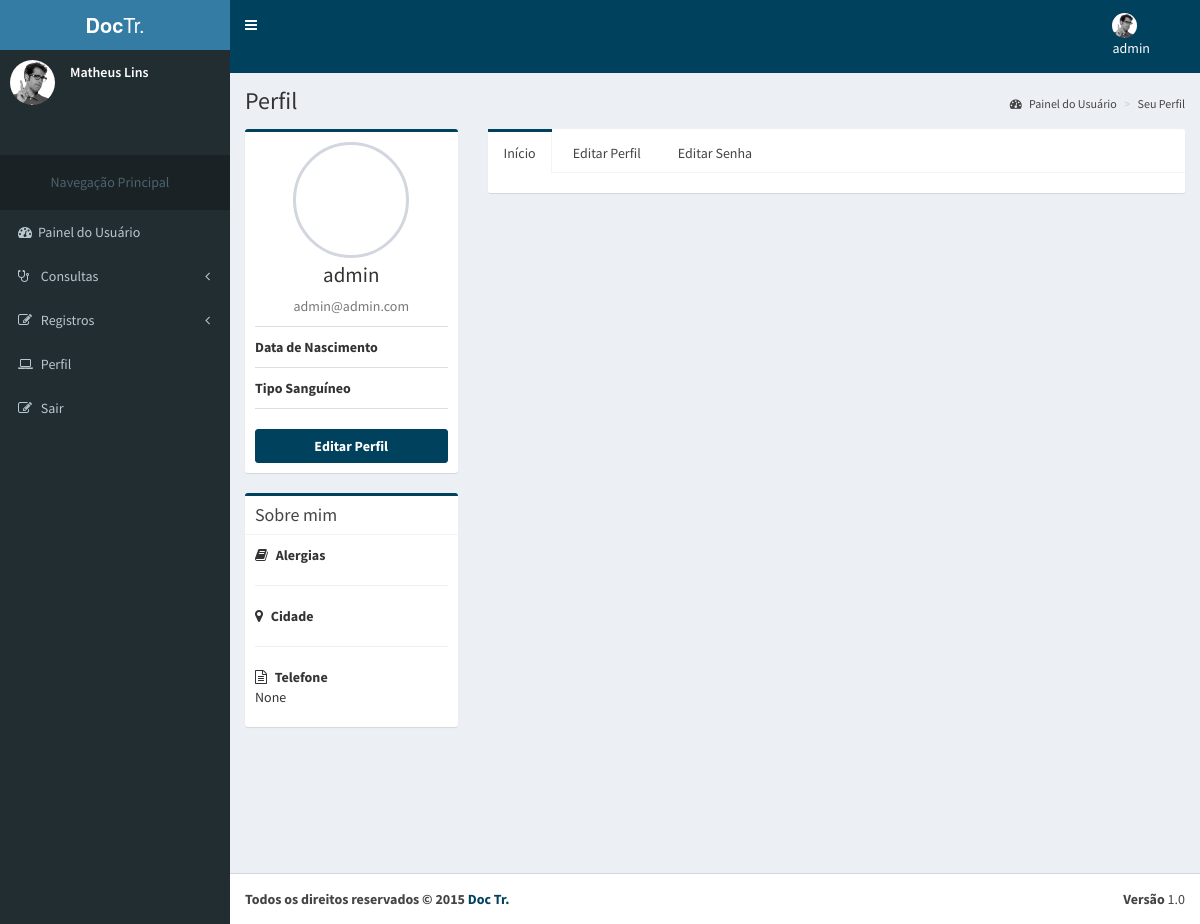
/conta/seu_perfil (signed in), run on the app's committed database.
### accounts/models.py (models this page shows, shortened)
class UserU(AbstractBaseUser, PermissionsMixin):
    name = models.CharField('name', max_length=100, blank=True,null=True)
    image = models.ImageField(upload_to= 'accounts/images', verbose_name='Imagem',null = True, blank = True)
    email = models.EmailField('E-mail', unique=True)
    phone = models.CharField('Telefone', max_length=100, blank=True,null=True)
    username = models.CharField('name de Usuário', unique=True, max_length=100)
    birth_data = models.CharField('Data de Nascimento', max_length=100,blank=True, null=True)
    sex = models.CharField('Sexo',max_length=1, choices=(('M', 'Masculino'), ('F', 'Feminino')), default='Masculino', blank=True)
    is_active = models.BooleanField('Está ativo?', blank=True, default=True)
    is_staff = models.BooleanField('É da equipe?', blank=True, default=False)
    date_joined = models.DateTimeField('Data de Entrada', auto_now_add=True)
    objects = UserManager()
    USERNAME_FIELD = 'username'
    REQUIRED_FIELDS = ['email','name']
    class Meta:
        verbose_name = 'Usuário'
        verbose_name_plural = 'Usuários'

### accounts/views.py (the view)
@login_required(redirect_field_name='login_obrigatorio')
def profile(request):
	template_name = ''
	context = {}
	try:
		doctor = Doctor.objects.get(id = request.user.id)
		template_name = 'doctor/profile.html'
	except Exception as e:
		template_name = 'patient/profile.html'
	return render(request, template_name, context)

### accounts/templates/patient/profile.html (shortened to what this page needs)
{% extends 'patient/dashboard_patient.html' %}
{% load static %}
{% load widget_tweaks %}
      {% block content %}
      <div class="content-wrapper">
        {% block content_header %}
          <section class="content-header">
            <h1>
              Perfil
            </h1>
            <ol class="breadcrumb">
              <li><a href="{% url 'accounts:dashboard' %}"><i class="fa fa-dashboard"></i> Painel do Usuário</a></li>
              <li class="active"><a href="#">Seu Perfil</a></li>
            </ol>
          </section>
        {% endblock %}
        {% block content_left_profile %}
       <section class="content">
          <div class="row">
            <div class="col-md-3">
              <div class="box box-primary">
                <div class="box-body box-profile">
                  <img class="profile-user-img img-responsive img-circle" src="{% static 'dist/img/user4-128x128.jpg' %}" alt="User profile picture">
                  <h3 class="profile-username text-center">{{user.name}}</h3>
                  <p class="text-muted text-center">{{user.email}}</p>
                  <ul class="list-group list-group-unbordered">
                    <li class="list-group-item">
                      <b>Data de Nascimento</b> <a class="pull-right">{{user.birth_data}}</a>
                    </li>
                    <li class="list-group-item">
                      <b>Tipo Sanguíneo</b><a class="pull-right">{{user.blood_type}}</a>
                    </li>
                  </ul>
                  <a href="{% url 'accounts:edit_profile' %}" class="btn btn-primary btn-block"><b>Editar Perfil</b></a>
                </div>
              </div>
              <div class="box box-primary">
                <div class="box-header with-border">
                  <h3 class="box-title">Sobre mim</h3>
                </div>
                <div class="box-body">
                  <strong><i class="fa fa-book margin-r-5"></i> Alergias</strong>
                  <hr>
                  <strong><i class="fa fa-map-marker margin-r-5"></i> Cidade</strong>
                  <hr>
                  <strong><i class="fa fa-file-text-o margin-r-5"></i> Telefone</strong>
                  <p>{{user.phone}}</p>
                </div>
              </div>
            </div>
        {% endblock %}
        {% block content_right_profile %}
            <div class="col-md-9">
              <div class="nav-tabs-custom">
                <ul class="nav nav-tabs">
                  <li class="active"><a href="{% url 'accounts:profile' %}">Início</a></li>
                  <li><a href="{% url 'accounts:edit_profile' %}">Editar Perfil</a></li>
                  <li><a href="{% url 'accounts:edit_password' %}">Editar Senha</a></li>
                </ul>
                <div class="tab-content">
                </div>
              </div>
            </div>
          {% endblock %}
          </div>
        </section>
      </div>
      {% endblock %}

### accounts/templates/patient/dashboard_patient.html (shortened to what this page needs)
{% load static %}
<html>
  <head>
    <link rel="stylesheet" href="{% static 'bootstrap/css/bootstrap.min.css' %}">
    <link rel="stylesheet" href="http://maxcdn.bootstrapcdn.com/font-awesome/4.4.0/css/font-awesome.min.css">
    <link rel="stylesheet" href="http://code.ionicframework.com/ionicons/2.0.1/css/ionicons.min.css">
    <link rel="stylesheet" href="{% static 'dist/css/AdminLTE.min.css' %}">
    <link rel="stylesheet" href="{% static 'dist/css/skins/_all-skins.min.css' %}">
    <link rel="stylesheet" href="{% static 'plugins/iCheck/flat/blue.css' %}">
    <link rel="stylesheet" href="{% static 'plugins/morris/morris.css' %}">
    <link rel="stylesheet" href="{% static 'plugins/jvectormap/jquery-jvectormap-1.2.2.css' %}">
    <link rel="stylesheet" href="{% static 'plugins/datepicker/datepicker3.css' %}">
    <link rel="stylesheet" href="{% static 'plugins/daterangepicker/daterangepicker-bs3.css' %}">
    <link rel="stylesheet" href="{% static 'plugins/bootstrap-wysihtml5/bootstrap3-wysihtml5.min.css' %}">
  </head>
  <body class="hold-transition skin-blue sidebar-mini">
    <div class="wrapper">
    {% block header %}
      <header class="main-header">
        <a href="{% url 'accounts:dashboard' %}" class="logo">
          <span class="logo-lg"><b>Doc</b>Tr.</span>
        </a>
        <nav class="navbar navbar-static-top" role="navigation">
          <a href="#" class="sidebar-toggle" data-toggle="offcanvas" role="button">
          </a>
          <div class="navbar-custom-menu">
            <ul class="nav navbar-nav">
              <li class="dropdown user user-menu">
                <a href="#" class="dropdown-toggle" data-toggle="dropdown">
                  <img src="{% static 'dist/img/user2-160x160.jpg' %}" class="user-image" alt="User Image">
                  <span class="hidden-xs">{{user.name}}</span>
                </a>
            </ul>
          </div>
        </nav>
      </header>
      {% endblock %}
      {% block menu %}
      <aside class="main-sidebar">
        <section class="sidebar">
          <div class="user-panel">
            <div class="pull-left image">
              <img src="{% static 'dist/img/user2-160x160.jpg' %}" class="img-circle" alt="User Image">
            </div>
            <div class="pull-left info">
              <p>Matheus Lins</p>
            </div>
          </div>
          <br>
          <br>
          <ul class="sidebar-menu">
            <li class="header"><center><h5>Navegação Principal</h5></center></li>
            <li class="active treeview">
              <a href="{% url 'accounts:dashboard' %}">
                <i class="fa fa-dashboard"></i><span>Painel do Usuário</span>
              </a>
            </li>
            <li>
              <a href="pages/widgets.html">
                <i class="fa fa-stethoscope"></i> <span>Consultas</span>
                <i class="fa fa-angle-left pull-right"></i>
              </a>
            </li>
            <li class="treeview">
              <a href="#">
                <i class="fa fa-pencil-square-o"></i>
                <span>Registros</span>
                <i class="fa fa-angle-left pull-right"></i>
              </a>
            </li>
            <li class="treeview">
              <a href="{% url 'accounts:profile' %}">
                <i class="fa fa-laptop"></i>
                <span>Perfil</span>
              </a>
            </li>
            <li class="treeview">
              <a href="{% url 'core:logout' %}">
                <i class="fa fa-edit"></i> <span>Sair</span>
              </a>
            </li>
          </ul>
        </section>
      </aside>
      {% endblock %}
      {% block content %}{% endblock %}
      {% block footer %}
      <footer class="main-footer">
        <div class="pull-right hidden-xs">
          <b>Versão</b> 1.0
        </div>
        <strong>Todos os direitos reservados &copy; 2015 <a href="{% url 'core:home' %}">Doc Tr.</a>
      </footer>
      {% endblock %}
    </div>
  </body>
</html>

### accounts/templates/patient/dashboard_patient.html (style rules this page uses)
.navbar-nav { margin-right: 20%; }

### data on the page
UserU: name "admin", email "admin@admin.com", phone "None"
